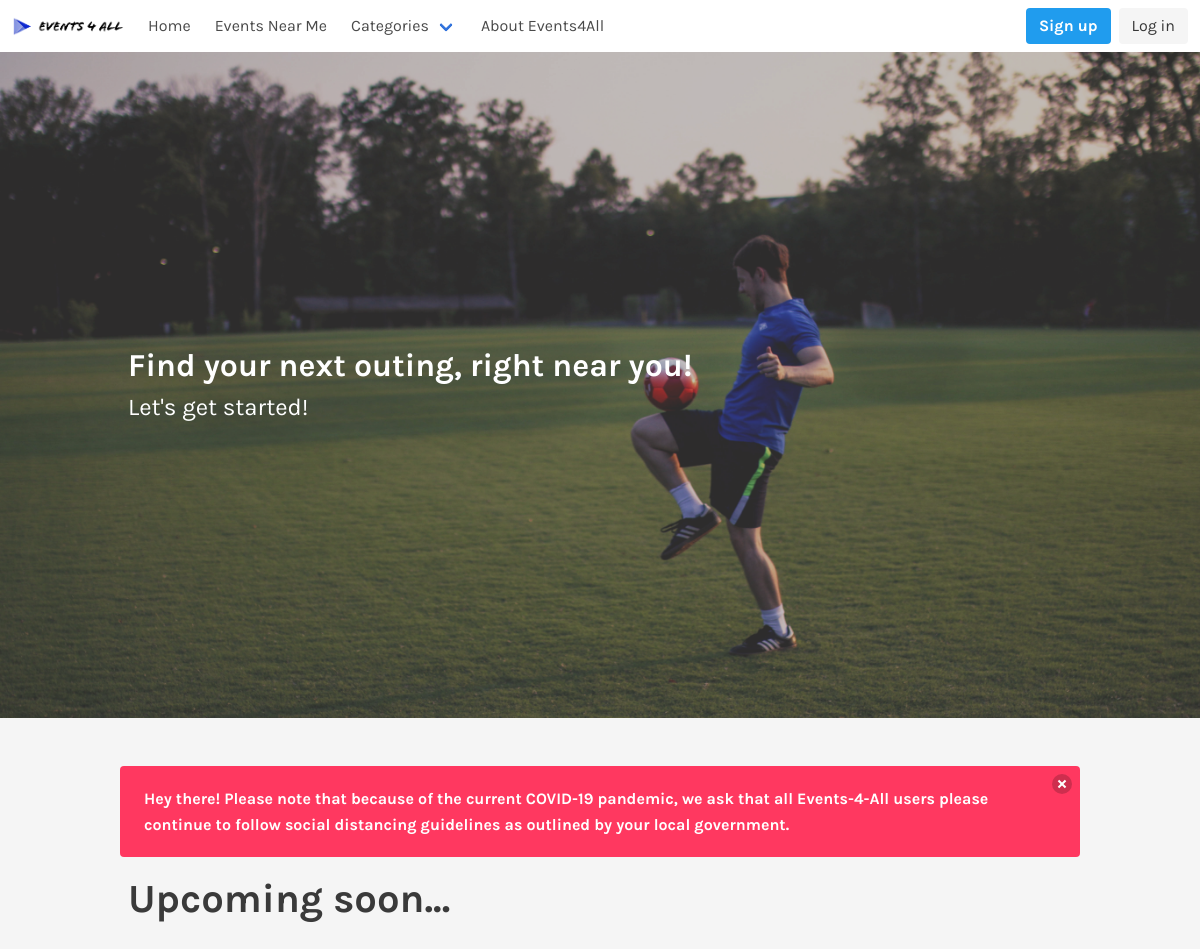
Page /home.php on the earlier database version.
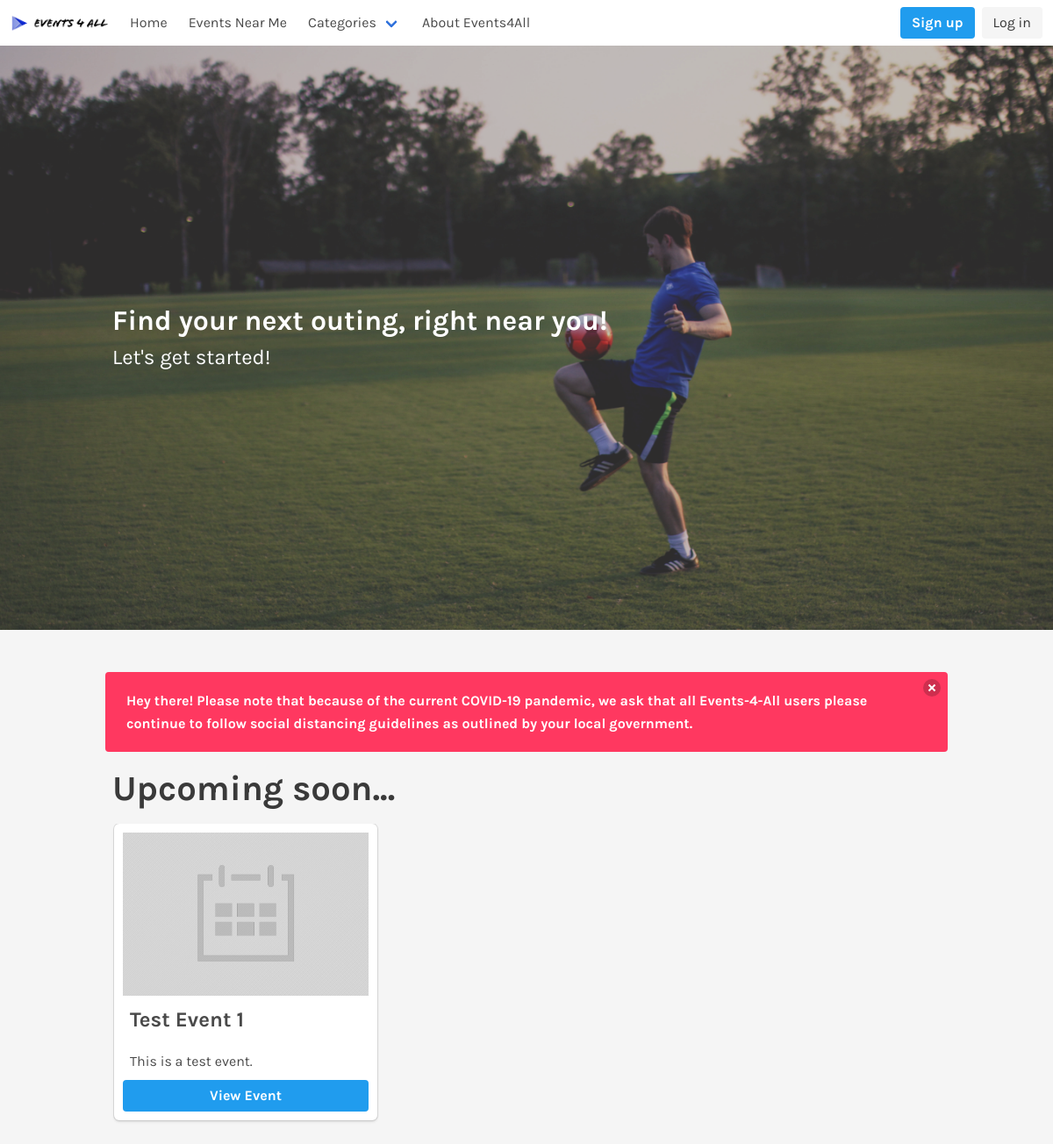
Same page on the later database version.
### tables this page shows
CREATE TABLE `Events` (
  `EventID` int(11) NOT NULL,
  `userID` int(11) UNSIGNED NOT NULL,
  `eventTitle` varchar(255) NOT NULL,
  `startDate` date NOT NULL,
  `startTime` time NOT NULL,
  `endDate` date DEFAULT NULL,
  `endTime` time NOT NULL,
  `street` varchar(255) NOT NULL,
  `city` varchar(255) NOT NULL,
  `USstate` char(2) NOT NULL,
  `zip` varchar(5) NOT NULL,
  `eventDescription` text,
  `genre` int(2) NOT NULL,
  `privacy` tinyint(1) NOT NULL DEFAULT '0'
);

### home.php (the view, shortened to what this page needs)
<!DOCTYPE html>
<html lang="en">
<head>
    <link rel="stylesheet" href="./css/bulma.min.css">
    <link rel="stylesheet" href="./css/style.css">
    <link href="https://unpkg.com/aos@2.3.1/dist/aos.css" rel="stylesheet">
    <link rel="stylesheet" href="https://use.fontawesome.com/releases/v5.8.1/css/all.css">
</head>
<body>
    <?php require './navbar.php'; ?>
    <section class="hero is-large" data-aos="fade-in" data-aos-duration="500">
        <div id="HeroBody" class="hero-body">
            <div class="bannerTint">&nbsp;</div>
            <div class="container">
                <h1 class="title has-text-weight-bold">Find your next outing, right near you!</h1>
                <h2 class="subtitle is-size-4">Let's get started!</h2>
            </div>
        </div>
    </section>
    <section class="section">
        <div class="container">
            <div id="IndexNotification" class="notification is-danger is-size-6 has-text-weight-bold">
                <button class="delete"></button>
                Hey there! Please note that because of the current COVID-19 pandemic, we ask that all
                Events-4-All users <strong>please continue to follow social distancing guidelines as outlined by your local government.</strong>
            </div>
            <h2 class="is-size-1 has-text-weight-bold has-text-centered">Check Out Some Events</h2>
            <div class="homePageCategorySection">
                <h2 class="is-size-2 has-text-weight-bold">Upcoming soon...</h2>
                <ul class="homePageCategorySectionEventsList">
                    <?php
                        require './methods/databaseConnection.php';
                        $eventQuery = "SELECT * FROM Events WHERE privacy = 0 ORDER BY startDate ASC LIMIT 8";
                        $eventResult = $mysqli->query($eventQuery);
                        if ($eventResult->num_rows > 0) {
                            while($row = $eventResult->fetch_assoc()){
                                $eventID = $row['EventID'];
                                $eventTitle = $row['eventTitle'];
                                $eventDescription = $row['eventDescription'];
                                $imageQuery = "SELECT imageName FROM EventImgs WHERE eventID = $eventID";
                                $imageResult = $mysqli->query($imageQuery);
                                if ($imageResult)
                                list($eventImage) = mysqli_fetch_row($imageResult);
                                echo "<li class='box'>";
                                if ($eventImage === NULL) {
                                    echo "<img src='./images/DefaultEventImage.jpg' alt='Event Image' />";
                                }
                                else{
                                    echo "<img src='./images/eventImages/$eventImage' alt='Event Image' />";
                                }
                                echo "<h1 class='is-size-4 has-text-weight-bold'>$eventTitle</h1>
                                    <p class='is-size-6'>$eventDescription
                                    </p>
                                    <a href='./singleEvent.php?viewEventID=$eventID' class='button is-info is-size-6 has-text-weight-bold'>View Event</a>
                                </li>";
                            }
                        }
                    ?>
                </ul>
            </div>
        </div>
    </section>
</body>
</html>

### navbar.php (shortened to what this page needs)
<?php
if (isset($_SESSION['loggedon'])) {
	$loggedon = $_SESSION['loggedon'];
}
else {
	$loggedon = FALSE;
}
?>
    <nav class="navbar" role="navigation" aria-label="main navigation">
        <div class="navbar-brand" style="padding-top: 0; padding-bottom: 0;">
            <a class="navbar-item" style="padding-top: 0; padding-bottom: 0;" href="https://events-4all.com">
                <img src="./images/LogoDark.PNG" alt="Events-4-All" width="112" height="28">
            </a>
        </div>
        <div id="navbarBasicExample" class="navbar-menu">
            <div class="navbar-start">
            <?php
		            if ($loggedon) {
                        echo "<a class='navbar-item' href='./home.php'>Home</a>";
		            }
		            else{
                        echo "<a class='navbar-item' href='./index.php'>Home</a>";
                    }
		        ?>
                <a class="navbar-item" href="./events.php">Events Near Me</a>
                <div class="navbar-item has-dropdown is-hoverable">
                    <a class="navbar-link">Categories</a>
                </div>
                <a href="./aboutUs.php" class="navbar-item">About Events4All</a>
            </div>
            <div class="navbar-end">
                    <div class="navbar-item">
                        <div class="buttons">
                        <?php
		                    if ($loggedon) {
                                echo "<a class='button is-light' href='./methods/logOut.php'>Log Out</a>";
		                    }
		                    else{
                                echo "<a class='button is-info' href='./createAccount.php'><strong>Sign up</strong></a>";
                                echo "<a class='button is-light' href='./login.php'>Log in</a>";
                            }
		                ?>
                        </div>
                    </div>
                </div>
            </div>
    </nav>

### css/style.css (style rules this page uses)
* { padding: 0; margin: 0; -webkit-box-sizing: border-box; box-sizing: border-box; }
body { font-family: 'Karla', sans-serif; background-color: #f5f5f5; color: #3A3A3A; overflow-x: hidden; overflow: hidden; -webkit-transition: all .5s; transition: all .5s; line-height: 1.6; }
a, a:visited, a:hover, a:active { text-decoration: none; cursor: pointer; }
h1, h2, h3, h4, h5, h6, p { padding: .5rem; }
.block:not(:last-child), .box:not(:last-child), .breadcrumb:not(:last-child), .content:not(:last-child), .highlight:not(:last-child), .level:not(:last-child), .list:not(:last-child), .message:not(:last-child), .notification:not(:last-child), .progress:not(:last-child), .subtitle:not(:last-child), .table-container:not(:last-child), .table:not(:last-child), .tabs:not(:last-child), .title:not(:last-child) { margin-bottom: 0; }
#HeroBody { position: relative; background-size: cover; background-position: center; }
#HeroBody div > * { color: white; }
#HeroBody h2 { padding-top: 20px; }
.bannerTint { width: 100%; height: 100%; position: absolute; top: 0; left: 0; background-color: rgba(88, 86, 86, 0.37); }
.homePageCategorySectionEventsList { display: -webkit-box; display: -ms-flexbox; display: flex; overflow-x: scroll; padding-bottom: 10px; }
.homePageCategorySectionEventsList .box { max-width: 250px; }
.homePageCategorySectionEventsList li { display: -webkit-box; display: -ms-flexbox; display: flex; -webkit-box-orient: vertical; -webkit-box-direction: normal; -ms-flex-direction: column; flex-direction: column; min-width: 300px; max-width: 400px; padding: 10px; margin: 0 10px; }
.homePageCategorySectionEventsList li img { -ms-flex-item-align: center; -ms-grid-row-align: center; align-self: center; -ms-grid-column-align: center; justify-self: center; }
#IndexNotification { position: absolute; }

Differences in the rows shown:
added events: eventTitle "Test Event 1", eventDescription "This is a test event."
